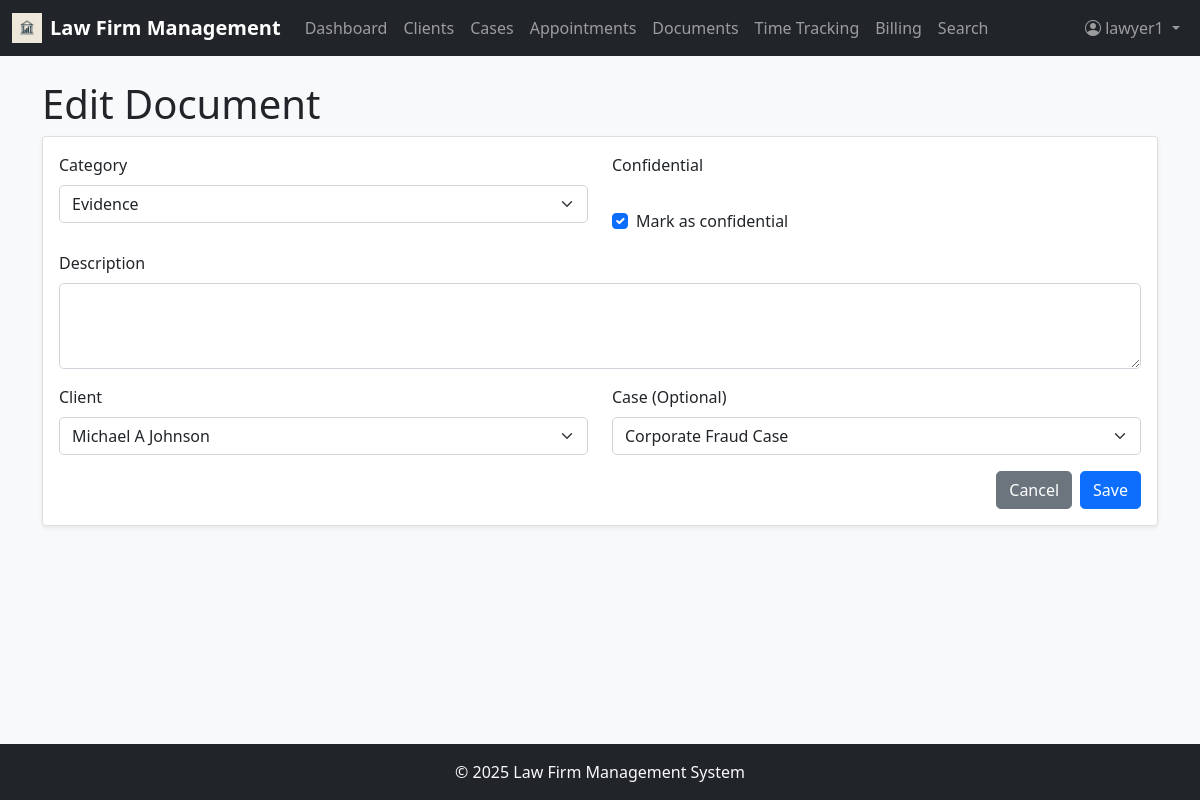
Page /documents/1/edit (signed in) on the committed database.
### app/models.py (models this page shows, shortened)
class User(UserMixin, db.Model):
    id = db.Column(db.Integer, primary_key=True)
    username = db.Column(db.String(64), index=True, unique=True)
    email = db.Column(db.String(120), index=True, unique=True)
    password_hash = db.Column(db.String(128))
    first_name = db.Column(db.String(64))
    last_name = db.Column(db.String(64))
    role = db.Column(db.String(20))  # 'admin' (full access to system; manage users, roles, permissions, clients, cases, billing, payments; approve/reject invoices/time entries; access analytics, financial reports, firm-wide dashboards; configure system settings (billing rates, document categories, practice areas); assign lawyers/staff to cases), 'lawyer' (manage own cases & clients; add/edit case details, appointments, documents, time entries; track billable hours; generate invoices (pending admin approval); search legal database, access case law, add citations to cases; communicate with clients via notes/messages; cannot create/remove other users), 'staff' (support role, limited permissions; schedule appointments; upload and manage documents (evidence, contracts); draft invoices (cannot approve/send); record time entries on behalf of lawyers (if permitted); cannot delete cases or clients; cannot assign users)
    hourly_rate = db.Column(db.Float)
    cases = db.relationship('Case', secondary=case_assignments, backref=db.backref('assigned_users', lazy='dynamic'))
    time_entries = db.relationship('TimeEntry', backref='user', lazy='dynamic')

class Document(db.Model):
    id = db.Column(db.Integer, primary_key=True)
    filename = db.Column(db.String(256))
    original_filename = db.Column(db.String(256))
    category = db.Column(db.String(64))  # Contracts, Evidence, Court Filings, etc.
    description = db.Column(db.Text)
    confidential = db.Column(db.Boolean, default=False)
    version = db.Column(db.Integer, default=1)
    client_id = db.Column(db.Integer, db.ForeignKey('client.id'))
    case_id = db.Column(db.Integer, db.ForeignKey('case.id'))
    uploaded_at = db.Column(db.DateTime, default=datetime.utcnow)
    uploaded_by = db.Column(db.Integer, db.ForeignKey('user.id'))

class Client(db.Model):
    id = db.Column(db.Integer, primary_key=True)
    first_name = db.Column(db.String(64))
    last_name = db.Column(db.String(64))
    email = db.Column(db.String(120))
    phone = db.Column(db.String(20))
    address = db.Column(db.String(256))
    company = db.Column(db.String(128))
    category = db.Column(db.String(64))
    notes = db.Column(db.Text)
    cases = db.relationship('Case', backref='client', lazy='dynamic')
    appointments = db.relationship('Appointment', backref='client', lazy='dynamic')
    documents = db.relationship('Document', backref='client', lazy='dynamic')

class Case(db.Model):
    id = db.Column(db.Integer, primary_key=True)
    case_number = db.Column(db.String(20), unique=True)
    title = db.Column(db.String(128))
    description = db.Column(db.Text)
    status = db.Column(db.String(20))  # Open, In Progress, On Hold, Closed, Archived
    priority = db.Column(db.String(20))  # Low, Medium, High, Urgent
    practice_area = db.Column(db.String(64))
    case_type = db.Column(db.String(64))
    budget = db.Column(db.Float)
    client_id = db.Column(db.Integer, db.ForeignKey('client.id'))
    appointments = db.relationship('Appointment', backref='case', lazy='dynamic')
    documents = db.relationship('Document', backref='case', lazy='dynamic')
    time_entries = db.relationship('TimeEntry', backref='case', lazy='dynamic')
    invoices = db.relationship('Invoice', backref='case', lazy='dynamic')
    created_at = db.Column(db.DateTime, default=datetime.utcnow)
    updated_at = db.Column(db.DateTime, default=datetime.utcnow, onupdate=datetime.utcnow)

### app/routes.py (the view, shortened to what this page needs)
@app.route('/documents/<int:id>/edit', methods=['GET', 'POST'])
@login_required
@role_required(['admin', 'lawyer', 'staff'])
def edit_document(id):
    document = Document.query.get_or_404(id)
    clients = Client.query.all()
    cases = Case.query.all()
    return render_template('document_form.html', document=document, clients=clients, cases=cases)

### app/__init__.py (called while the page is built)
@login.user_loader
def load_user(id):
    return User.query.get(int(id))

### app/routes.py (called while the page is built)
def role_required(allowed_roles):
    def decorator(f):
        @wraps(f)
        def decorated_function(*args, **kwargs):
            if current_user.is_anonymous or current_user.role not in allowed_roles:
                flash('You do not have permission to access this page.')
                return redirect(url_for('dashboard')) # Redirect to dashboard or login
            return f(*args, **kwargs)
        return decorated_function
    return decorator

### app/templates/document_form.html (shortened to what this page needs)
{% extends "base.html" %}
{% block content %}
<h1>{% if document %}Edit Document{% else %}Upload New Document{% endif %}</h1>
<div class="card">
    <div class="card-body">
        <form method="POST" {% if not document %}enctype="multipart/form-data"{% endif %}>
            <div class="row mb-3">
                <div class="col-md-6">
                    <label class="form-label">Category</label>
                    <select class="form-select" name="category" required>
                        <option value="Evidence" {% if document and document.category == 'Evidence' %}selected{% endif %}>Evidence</option>
                    </select>
                </div>
                <div class="col-md-6">
                    <label class="form-label">Confidential</label>
                    <div class="form-check mt-4">
                        <input class="form-check-input" type="checkbox" name="confidential" id="confidential" {% if document and document.confidential %}checked{% endif %}>
                        <label class="form-check-label" for="confidential">
                            Mark as confidential
                        </label>
                    </div>
                </div>
            </div>
            <div class="mb-3">
                <label class="form-label">Description</label>
                <textarea class="form-control" name="description" rows="3">{{ document.description if document else '' }}</textarea>
            </div>
            <div class="row mb-3">
                <div class="col-md-6">
                    <label class="form-label">Client</label>
                    <select class="form-select" name="client_id" required>
                        {% for client in clients %}
                        <option value="{{ client.id }}" {% if document and document.client_id == client.id %}selected{% endif %}>{{ client.first_name }} {{ client.last_name }}</option>
                        {% endfor %}
                    </select>
                </div>
                <div class="col-md-6">
                    <label class="form-label">Case (Optional)</label>
                    <select class="form-select" name="case_id">
                        {% for case in cases %}
                        <option value="{{ case.id }}" {% if document and document.case_id == case.id %}selected{% endif %}>{{ case.title }}</option>
                        {% endfor %}
                    </select>
                </div>
            </div>
            <div class="d-flex justify-content-end">
                <a href="{{ url_for('documents') }}" class="btn btn-secondary me-2">Cancel</a>
                <button type="submit" class="btn btn-primary">{% if document %}Save{% else %}Upload{% endif %}</button>
            </div>
        </form>
    </div>
</div>
{% endblock %}

### app/templates/base.html (shortened to what this page needs)
<!DOCTYPE html>
<html lang="en">
  <head>
    <link
      href="https://cdn.jsdelivr.net/npm/bootstrap@5.1.3/dist/css/bootstrap.min.css"
      rel="stylesheet"
    />
    <link
      rel="stylesheet"
      href="https://cdn.jsdelivr.net/npm/bootstrap-icons@1.8.1/font/bootstrap-icons.css"
    />
    <link
      href="{{ url_for('static', filename='css/style.css') }}"
      rel="stylesheet"
    />
  </head>
  <body class="d-flex flex-column min-vh-100">
    <nav class="navbar navbar-expand-lg navbar-dark bg-dark">
      <div class="container-fluid">
        <a
          class="navbar-brand d-flex align-items-center"
          href="{{ url_for('dashboard') }}"
        >
          <img
            src="{{ url_for('static', filename='images/lawfirm-logo.jpg') }}"
            alt="Logo"
            width="30"
            height="30"
            class="d-inline-block align-text-top me-2"
          />
          Law Firm Management
        </a>
        <div class="collapse navbar-collapse" id="navbarNav">
          <ul class="navbar-nav me-auto">
            <li class="nav-item">
              <a
                class="nav-link {% if request.endpoint == 'dashboard' %}active{% endif %}"
                href="{{ url_for('dashboard') }}"
              >
                Dashboard
              </a>
            </li>
            <li class="nav-item">
              <a
                class="nav-link {% if request.endpoint == 'clients' %}active{% endif %}"
                href="{{ url_for('clients') }}"
              >
                Clients
              </a>
            </li>
            <li class="nav-item">
              <a
                class="nav-link {% if request.endpoint == 'cases' %}active{% endif %}"
                href="{{ url_for('cases') }}"
              >
                Cases
              </a>
            </li>
            <li class="nav-item">
              <a
                class="nav-link {% if request.endpoint == 'appointments' %}active{% endif %}"
                href="{{ url_for('appointments') }}"
              >
                Appointments
              </a>
            </li>
            <li class="nav-item">
              <a
                class="nav-link {% if request.endpoint == 'documents' %}active{% endif %}"
                href="{{ url_for('documents') }}"
              >
                Documents
              </a>
            </li>
            <li class="nav-item">
              <a
                class="nav-link {% if request.endpoint == 'time_tracking' %}active{% endif %}"
                href="{{ url_for('time_tracking') }}"
              >
                Time Tracking
              </a>
            </li>
            <li class="nav-item">
              <a
                class="nav-link {% if request.endpoint == 'billing' %}active{% endif %}"
                href="{{ url_for('billing') }}"
              >
                Billing
              </a>
            </li>
            <li class="nav-item">
              <a
                class="nav-link {% if request.endpoint == 'search' %}active{% endif %}"
                href="{{ url_for('search') }}"
              >
                Search
              </a>
            </li>
          </ul>
          <ul class="navbar-nav">
            {% if current_user.is_anonymous %}
            <li class="nav-item">
              <a class="nav-link" href="{{ url_for('login') }}">Login</a>
            </li>
            {% else %}
            <li class="nav-item dropdown">
              <a
                class="nav-link dropdown-toggle"
                href="#"
                id="navbarDropdown"
                role="button"
                data-bs-toggle="dropdown"
              >
                <i class="bi bi-person-circle"></i> {{ current_user.username }}
              </a>
            </li>
            {% endif %}
          </ul>
        </div>
      </div>
    </nav>
    <main class="flex-grow-1 container mt-4">
       {% block content %}{% endblock %}
    </main>
    <footer class="footer mt-auto py-3 bg-dark text-light">
      <div class="container text-center">
        <span>© <span id="year"></span> Law Firm Management System</span>
      </div>
    </footer>
  </body>
</html>

### app/static/css/style.css (style rules this page uses)
body { font-family: 'Segoe UI', Tahoma, Geneva, Verdana, sans-serif; background-color: #f8f9fa; }
.footer { margin-top: auto; padding: 1rem 0; background-color: #343a40; color: #fff; }
.card { box-shadow: 0 0.125rem 0.25rem rgba(0, 0, 0, 0.075); border: 1px solid rgba(0, 0, 0, 0.125); }
.navbar-brand { font-weight: bold; }
.btn { border-radius: 0.3rem; }
.form-control, .form-select { border-radius: 0.3rem; }

### rows in the picture
User: username "lawyer1"
Document: category "Evidence", confidential "☑", client_id "Michael A Johnson", case_id "Corporate Fraud Case"
